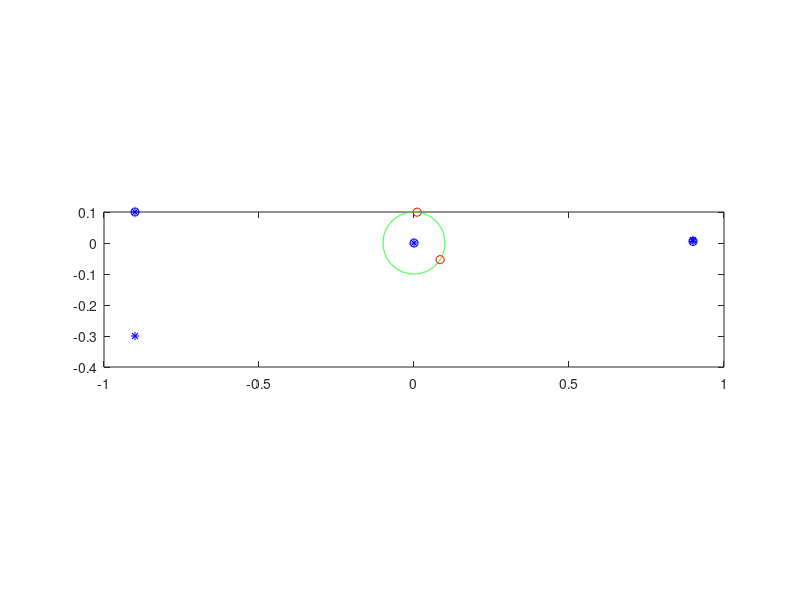

Here is the MATLAB script that generated this plot:
clc
clear


points = [0,0;...
    0.9 0.01; ...
    0.9 0.005; ...
    -0.9 0.1; ...
    -0.9 -0.3];

x0 = [0,0];

xnew = [0.0102301, 0.0994754; ...
    0.0843297, -0.0537448];

index = [1 3 4];

figure(1); clf;
for i = 1 : 1 : length(points(:,1))
    plot(points(i,1), points(i,2), 'b*');
    hold on;
    if ~isempty(find(i == index,1))
        plot(points(i,1), points(i,2), 'bo');
    end    
end
for i = 1 : 1 : length(xnew(:,1))
    plot(xnew(i,1), xnew(i,2), 'ro');
end
ti = 0 : 0.01 : 2*pi+0.01;
r = .1;
plot(x0(1) + r*cos(ti), x0(2) + r*sin(ti), 'g-')

daspect([1 1 1])